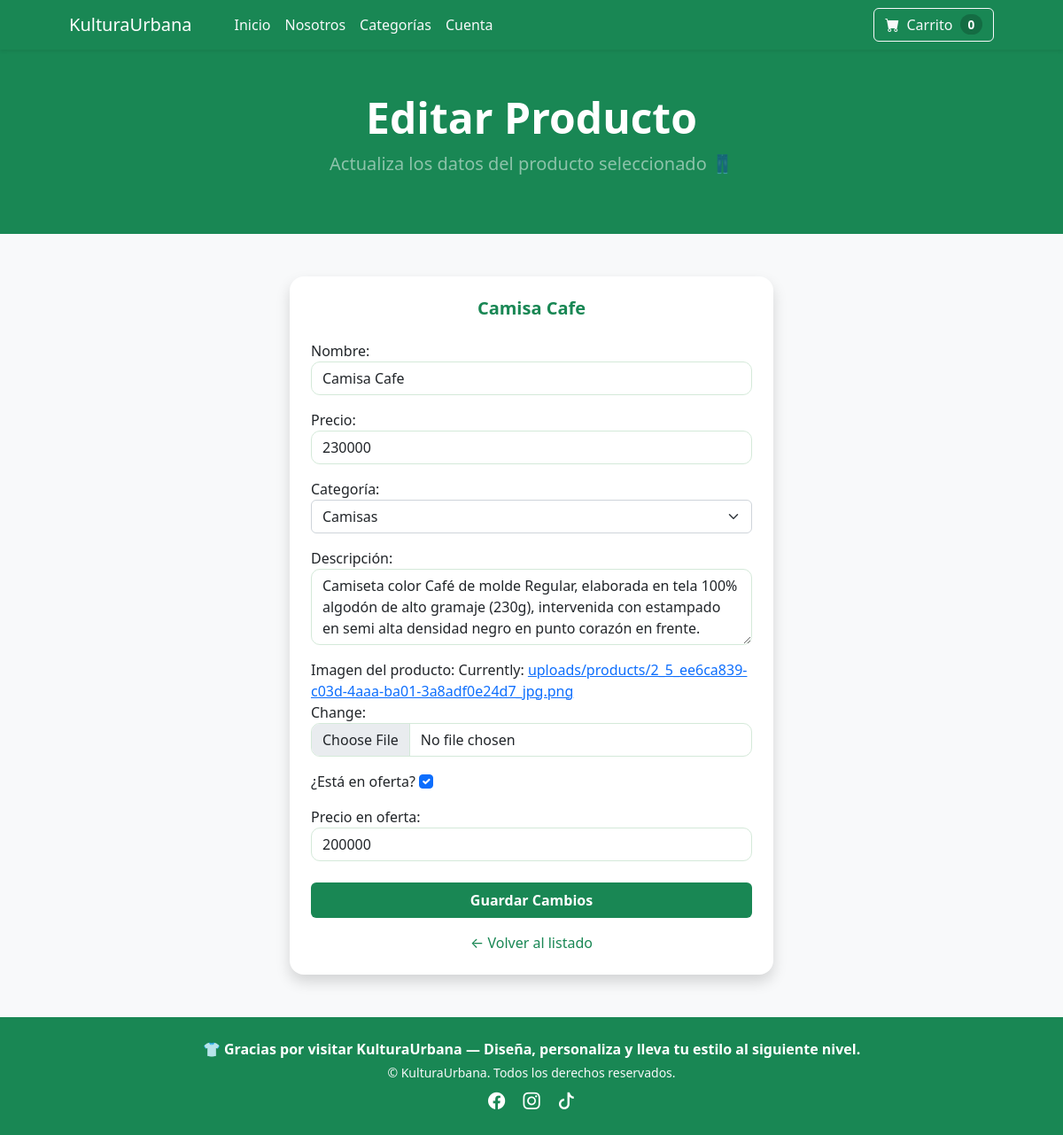
The app's page /edit_product/18/ with its own data.
### store/models.py (models this page shows, shortened)
class Product(models.Model):
    name = models.CharField(max_length=100)
    price = models.IntegerField(default=0)
    category = models.ForeignKey(Category, on_delete=models.CASCADE, default=1)
    description = models.CharField(max_length=350, default='', blank=True, null=True)
    image = models.ImageField(upload_to='uploads/products/')
    is_sale = models.BooleanField(default=False)
    sale_price = models.IntegerField(default=0)

class Category(models.Model):
    name = models.CharField(max_length=50)
    def __str__(self):
        return self.name
    class Meta:
        verbose_name_plural = "Categories"

### store/views.py (the view)
# urls.py: path('edit_product/<int:pk>/', views.edit_product, name='edit_product'),
def edit_product(request, pk):
    product = Product.objects.get(id=pk)
    form = ProductForm(request.POST or None, request.FILES or None, instance=product)
    if form.is_valid():
        form.save()
        messages.success(request, "Producto actualizado correctamente.")
        return redirect('edit_products')
    return render(request, 'edit_product.html', {'form': form, 'product': product})

### cart/cart.py (called while the page is built)
    def __len__(self):
        return len(self.cart)

### cart/context_processors.py (called while the page is built)
def cart(request):
    return {'cart': Cart(request)}

### store/context_processors.py (called while the page is built)
def categories_context(request):
    categories = Category.objects.all()
    return {'categories': categories}

### store/templates/edit_product.html (shortened to what this page needs)
{% extends 'base.html' %}
{% load static %}
{% block content %}
<header class="bg-success py-5 text-white shadow-sm">
    <div class="container text-center">
        <h1 class="display-5 fw-bolder">Editar Producto</h1>
        <p class="lead text-white-50">Actualiza los datos del producto seleccionado 👖</p>
    </div>
</header>
<section class="py-5 bg-light">
    <div class="container">
        <div class="row justify-content-center">
            <div class="col-lg-6">
                <div class="card shadow border-0 rounded-4 p-4">
                    <h5 class="fw-bold text-success mb-4 text-center">{{ product.name }}</h5>
                    <form method="POST" enctype="multipart/form-data">
                        {{ form.as_p }}
                        <div class="d-grid mt-4">
                            <button type="submit" class="btn btn-success py-2 fw-semibold">
                                Guardar Cambios
                            </button>
                        </div>
                    </form>
                    <div class="text-center mt-3">
                        <a href="{% url 'edit_products' %}" class="text-success text-decoration-none">
                            ← Volver al listado
                        </a>
                    </div>
                </div>
            </div>
        </div>
    </div>
</section>
{% endblock %}

### records on screen
Product: name "Camisa Cafe", price "230000", category "Camisas", description "Camiseta color Café de molde Regular, elaborada en tela 100% algodón de alto gramaje (230g), intervenida con estampado en semi alta densidad negro en punto corazón en frente.", is_sale "☑", sale_price "200000"

### other values on screen
{{ cart|length }} "0"
